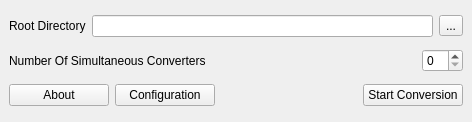
<?xml version="1.0" encoding="UTF-8"?>
<ui version="4.0">
 <class>MusicTranscoder</class>
 <widget class="QMainWindow" name="MusicTranscoder">
  <property name="windowModality">
   <enum>Qt::WindowModal</enum>
  </property>
  <property name="geometry">
   <rect>
    <x>0</x>
    <y>0</y>
    <width>472</width>
    <height>122</height>
   </rect>
  </property>
  <property name="minimumSize">
   <size>
    <width>472</width>
    <height>122</height>
   </size>
  </property>
  <property name="maximumSize">
   <size>
    <width>472</width>
    <height>122</height>
   </size>
  </property>
  <property name="windowTitle">
   <string>Music Transcoder To MP3</string>
  </property>
  <property name="windowIcon">
   <iconset resource="rsc/resources.qrc">
    <normaloff>:/MusicConverter/application.ico</normaloff>:/MusicConverter/application.ico</iconset>
  </property>
  <widget class="QWidget" name="centralwidget">
   <layout class="QVBoxLayout" name="verticalLayout">
    <item>
     <layout class="QHBoxLayout" name="horizontalLayout">
      <item>
       <widget class="QLabel" name="label">
        <property name="text">
         <string>Root Directory</string>
        </property>
       </widget>
      </item>
      <item>
       <widget class="QLineEdit" name="m_directoryText">
        <property name="toolTip">
         <string>Directory to start conversion</string>
        </property>
        <property name="frame">
         <bool>true</bool>
        </property>
        <property name="readOnly">
         <bool>true</bool>
        </property>
       </widget>
      </item>
      <item>
       <widget class="QToolButton" name="m_directoryButton">
        <property name="text">
         <string>...</string>
        </property>
        <property name="icon">
         <iconset resource="rsc/resources.qrc">
          <normaloff>:/MusicConverter/folder.ico</normaloff>:/MusicConverter/folder.ico</iconset>
        </property>
       </widget>
      </item>
     </layout>
    </item>
    <item>
     <layout class="QHBoxLayout" name="horizontalLayout_2" stretch="1,0">
      <item>
       <widget class="QLabel" name="label_2">
        <property name="text">
         <string>Number Of Simultaneous Converters</string>
        </property>
       </widget>
      </item>
      <item>
       <widget class="QSpinBox" name="m_threads"/>
      </item>
     </layout>
    </item>
    <item>
     <layout class="QHBoxLayout" name="horizontalLayout_3">
      <item>
       <widget class="QPushButton" name="m_aboutButton">
        <property name="minimumSize">
         <size>
          <width>100</width>
          <height>0</height>
         </size>
        </property>
        <property name="text">
         <string>About</string>
        </property>
       </widget>
      </item>
      <item>
       <widget class="QPushButton" name="m_configButton">
        <property name="minimumSize">
         <size>
          <width>100</width>
          <height>0</height>
         </size>
        </property>
        <property name="text">
         <string>Configuration</string>
        </property>
       </widget>
      </item>
      <item>
       <spacer name="horizontalSpacer">
        <property name="orientation">
         <enum>Qt::Horizontal</enum>
        </property>
        <property name="sizeHint" stdset="0">
         <size>
          <width>40</width>
          <height>20</height>
         </size>
        </property>
       </spacer>
      </item>
      <item>
       <widget class="QPushButton" name="m_startButton">
        <property name="minimumSize">
         <size>
          <width>100</width>
          <height>0</height>
         </size>
        </property>
        <property name="maximumSize">
         <size>
          <width>100</width>
          <height>16777215</height>
         </size>
        </property>
        <property name="text">
         <string>Start Conversion</string>
        </property>
       </widget>
      </item>
     </layout>
    </item>
   </layout>
  </widget>
  <widget class="QMenuBar" name="menubar">
   <property name="geometry">
    <rect>
     <x>0</x>
     <y>0</y>
     <width>472</width>
     <height>21</height>
    </rect>
   </property>
  </widget>
 </widget>
 <resources>
  <include location="rsc/resources.qrc"/>
 </resources>
 <connections/>
</ui>
